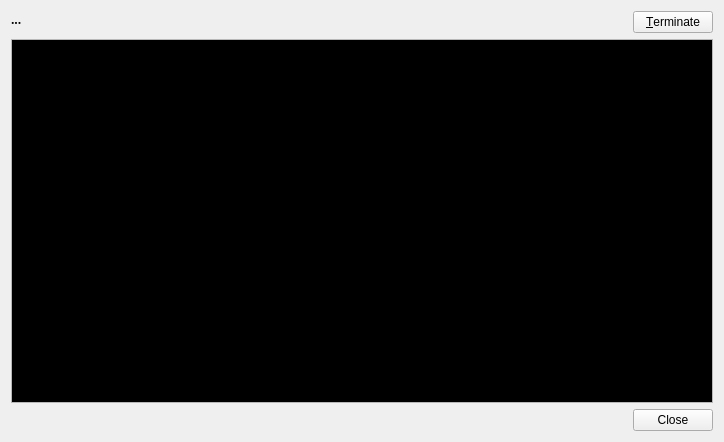
<?xml version="1.0" encoding="UTF-8"?>
<ui version="4.0">
 <class>Console</class>
 <widget class="QMainWindow" name="Console">
  <property name="geometry">
   <rect>
    <x>0</x>
    <y>0</y>
    <width>724</width>
    <height>442</height>
   </rect>
  </property>
  <property name="windowTitle">
   <string>Action output window - QGit</string>
  </property>
  <property name="windowIcon">
   <iconset resource="icons.qrc">
    <normaloff>:/icons/resources/openterm.png</normaloff>:/icons/resources/openterm.png</iconset>
  </property>
  <widget class="QWidget" name="widget">
   <layout class="QVBoxLayout" name="verticalLayout">
    <item>
     <layout class="QHBoxLayout">
      <property name="spacing">
       <number>6</number>
      </property>
      <property name="leftMargin">
       <number>0</number>
      </property>
      <property name="topMargin">
       <number>0</number>
      </property>
      <property name="rightMargin">
       <number>0</number>
      </property>
      <property name="bottomMargin">
       <number>0</number>
      </property>
      <item>
       <widget class="QLabel" name="textLabelCmd">
        <property name="sizePolicy">
         <sizepolicy hsizetype="Preferred" vsizetype="Preferred">
          <horstretch>3</horstretch>
          <verstretch>0</verstretch>
         </sizepolicy>
        </property>
        <property name="font">
         <font>
          <family>Sans Serif</family>
          <pointsize>9</pointsize>
          <weight>75</weight>
          <italic>false</italic>
          <bold>true</bold>
          <underline>false</underline>
          <strikeout>false</strikeout>
         </font>
        </property>
        <property name="toolTip">
         <string>Shows action definition</string>
        </property>
        <property name="text">
         <string>...</string>
        </property>
        <property name="textFormat">
         <enum>Qt::PlainText</enum>
        </property>
        <property name="alignment">
         <set>Qt::AlignLeading|Qt::AlignLeft|Qt::AlignTop</set>
        </property>
        <property name="wordWrap">
         <bool>true</bool>
        </property>
       </widget>
      </item>
      <item>
       <spacer>
        <property name="orientation">
         <enum>Qt::Horizontal</enum>
        </property>
        <property name="sizeHint" stdset="0">
         <size>
          <width>40</width>
          <height>20</height>
         </size>
        </property>
       </spacer>
      </item>
      <item>
       <widget class="QPushButton" name="pushButtonTerminate">
        <property name="sizePolicy">
         <sizepolicy hsizetype="Minimum" vsizetype="Fixed">
          <horstretch>0</horstretch>
          <verstretch>0</verstretch>
         </sizepolicy>
        </property>
        <property name="toolTip">
         <string>Click to terminate action execution</string>
        </property>
        <property name="text">
         <string>&amp;Terminate</string>
        </property>
        <property name="icon">
         <iconset resource="icons.qrc">
          <normaloff>:/icons/resources/cancel.png</normaloff>:/icons/resources/cancel.png</iconset>
        </property>
        <property name="autoDefault">
         <bool>true</bool>
        </property>
        <property name="flat">
         <bool>false</bool>
        </property>
       </widget>
      </item>
     </layout>
    </item>
    <item>
     <widget class="QTextEdit" name="textEditOutput">
      <property name="palette">
       <palette>
        <active>
         <colorrole role="Text">
          <brush brushstyle="SolidPattern">
           <color alpha="255">
            <red>85</red>
            <green>255</green>
            <blue>0</blue>
           </color>
          </brush>
         </colorrole>
         <colorrole role="BrightText">
          <brush brushstyle="SolidPattern">
           <color alpha="255">
            <red>255</red>
            <green>255</green>
            <blue>255</blue>
           </color>
          </brush>
         </colorrole>
         <colorrole role="Base">
          <brush brushstyle="SolidPattern">
           <color alpha="255">
            <red>0</red>
            <green>0</green>
            <blue>0</blue>
           </color>
          </brush>
         </colorrole>
         <colorrole role="Highlight">
          <brush brushstyle="SolidPattern">
           <color alpha="255">
            <red>103</red>
            <green>141</green>
            <blue>178</blue>
           </color>
          </brush>
         </colorrole>
         <colorrole role="HighlightedText">
          <brush brushstyle="SolidPattern">
           <color alpha="255">
            <red>255</red>
            <green>255</green>
            <blue>255</blue>
           </color>
          </brush>
         </colorrole>
        </active>
        <inactive>
         <colorrole role="Text">
          <brush brushstyle="SolidPattern">
           <color alpha="255">
            <red>85</red>
            <green>255</green>
            <blue>0</blue>
           </color>
          </brush>
         </colorrole>
         <colorrole role="BrightText">
          <brush brushstyle="SolidPattern">
           <color alpha="255">
            <red>255</red>
            <green>255</green>
            <blue>255</blue>
           </color>
          </brush>
         </colorrole>
         <colorrole role="Base">
          <brush brushstyle="SolidPattern">
           <color alpha="255">
            <red>0</red>
            <green>0</green>
            <blue>0</blue>
           </color>
          </brush>
         </colorrole>
         <colorrole role="Highlight">
          <brush brushstyle="SolidPattern">
           <color alpha="255">
            <red>103</red>
            <green>141</green>
            <blue>178</blue>
           </color>
          </brush>
         </colorrole>
         <colorrole role="HighlightedText">
          <brush brushstyle="SolidPattern">
           <color alpha="255">
            <red>255</red>
            <green>255</green>
            <blue>255</blue>
           </color>
          </brush>
         </colorrole>
        </inactive>
        <disabled>
         <colorrole role="Text">
          <brush brushstyle="SolidPattern">
           <color alpha="255">
            <red>199</red>
            <green>199</green>
            <blue>199</blue>
           </color>
          </brush>
         </colorrole>
         <colorrole role="BrightText">
          <brush brushstyle="SolidPattern">
           <color alpha="255">
            <red>255</red>
            <green>255</green>
            <blue>255</blue>
           </color>
          </brush>
         </colorrole>
         <colorrole role="Base">
          <brush brushstyle="SolidPattern">
           <color alpha="255">
            <red>239</red>
            <green>239</green>
            <blue>239</blue>
           </color>
          </brush>
         </colorrole>
         <colorrole role="Highlight">
          <brush brushstyle="SolidPattern">
           <color alpha="255">
            <red>86</red>
            <green>117</green>
            <blue>148</blue>
           </color>
          </brush>
         </colorrole>
         <colorrole role="HighlightedText">
          <brush brushstyle="SolidPattern">
           <color alpha="255">
            <red>255</red>
            <green>255</green>
            <blue>255</blue>
           </color>
          </brush>
         </colorrole>
        </disabled>
       </palette>
      </property>
      <property name="acceptDrops">
       <bool>false</bool>
      </property>
      <property name="undoRedoEnabled">
       <bool>false</bool>
      </property>
      <property name="readOnly">
       <bool>true</bool>
      </property>
      <property name="acceptRichText">
       <bool>false</bool>
      </property>
     </widget>
    </item>
    <item>
     <widget class="QDialogButtonBox" name="buttonBox">
      <property name="standardButtons">
       <set>QDialogButtonBox::Close</set>
      </property>
     </widget>
    </item>
   </layout>
  </widget>
  <action name="actionTerminate">
   <property name="text">
    <string>Terminate</string>
   </property>
  </action>
 </widget>
 <layoutdefault spacing="6" margin="11"/>
 <tabstops>
  <tabstop>pushButtonTerminate</tabstop>
 </tabstops>
 <resources>
  <include location="icons.qrc"/>
 </resources>
 <connections>
  <connection>
   <sender>pushButtonTerminate</sender>
   <signal>clicked()</signal>
   <receiver>Console</receiver>
   <slot>pushButtonTerminate_clicked()</slot>
   <hints>
    <hint type="sourcelabel">
     <x>658</x>
     <y>49</y>
    </hint>
    <hint type="destinationlabel">
     <x>361</x>
     <y>220</y>
    </hint>
   </hints>
  </connection>
  <connection>
   <sender>buttonBox</sender>
   <signal>rejected()</signal>
   <receiver>Console</receiver>
   <slot>pushButtonOk_clicked()</slot>
   <hints>
    <hint type="sourcelabel">
     <x>361</x>
     <y>374</y>
    </hint>
    <hint type="destinationlabel">
     <x>361</x>
     <y>220</y>
    </hint>
   </hints>
  </connection>
 </connections>
</ui>
